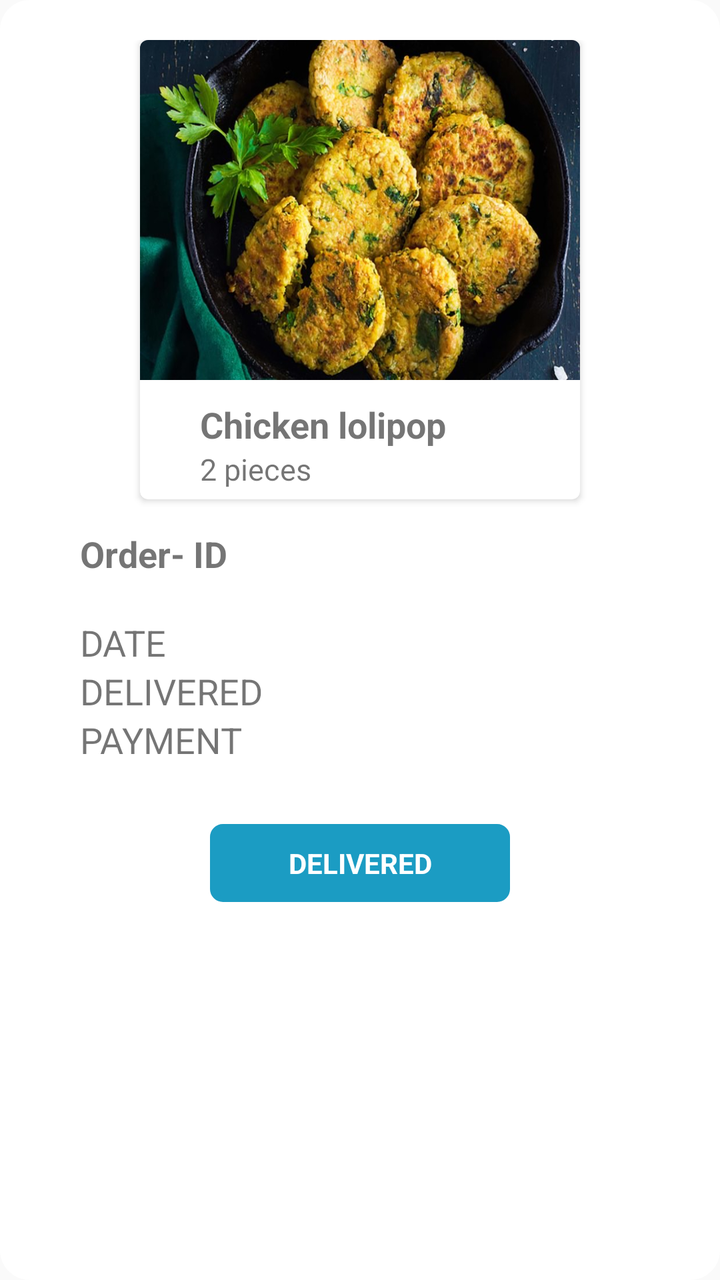
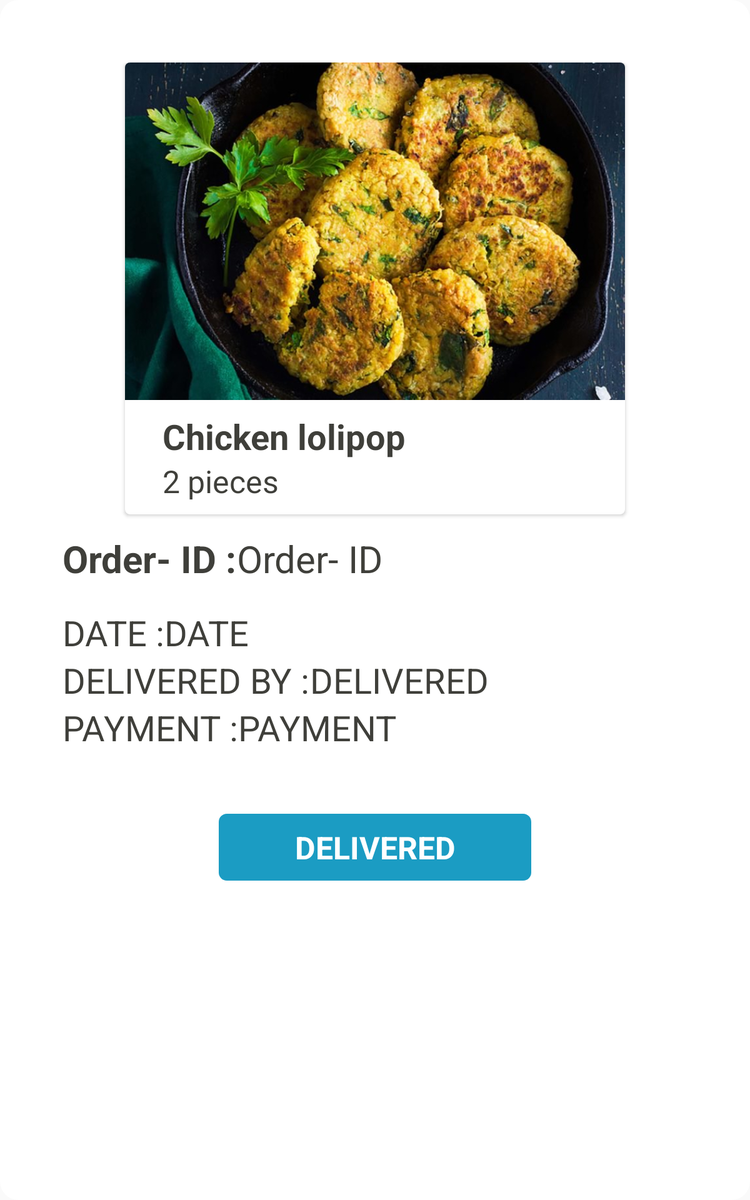

First picture: res/layout/ on a phone held upright. Second picture: the repository's own variant of that layout, on a device whose configuration matches the variant's folder. Source for both follows.
<!-- AndroidManifest.xml: application theme AppThemeNo -->
<!-- res/layout/order_popup.xml -->
<?xml version="1.0" encoding="utf-8"?>
<RelativeLayout xmlns:android="http://schemas.android.com/apk/res/android"
    android:layout_width="wrap_content"
    android:layout_height="wrap_content"
    xmlns:card_view="http://schemas.android.com/apk/res-auto"
    android:background="@drawable/popupbg">


        <LinearLayout
            android:layout_marginBottom="5dp"
            android:orientation="vertical"
            android:layout_margin="20dp"
            android:layout_width="match_parent"
            android:layout_height="wrap_content">

            <androidx.cardview.widget.CardView
                android:layout_width="match_parent"
                android:layout_gravity="center"
                android:layout_marginStart="50dp"
                android:layout_marginEnd="50dp"
                android:layout_marginBottom="10dp"
                android:layout_height="wrap_content"
                card_view:cardCornerRadius="4dp">
                <LinearLayout
                    android:layout_marginBottom="5dp"
                    android:orientation="vertical"
                    android:layout_height="match_parent"
                    android:layout_width="match_parent"
                    >

                    <ImageView
                        android:id="@+id/pizzaImage"
                        android:layout_width="match_parent"
                        android:layout_height="170dp"
                        android:scaleType="fitXY"
                        android:layout_alignParentTop="true"
                        android:layout_centerHorizontal="true"
                        android:src="@drawable/foodone" />

                        <LinearLayout
                            android:layout_width="wrap_content"
                            android:orientation="vertical"
                            android:layout_gravity="left"
                            android:layout_marginTop="10dp"
                            android:layout_marginStart="30dp"
                            android:layout_height="wrap_content">

                            <TextView
                                android:id="@+id/txpizzaName"
                                android:layout_width="wrap_content"
                                android:layout_height="wrap_content"
                                android:text="Chicken lolipop"
                                android:textSize="18sp"
                                android:textStyle="bold" />
                            <TextView
                                android:layout_width="wrap_content"
                                android:layout_height="wrap_content"
                                android:text="2 pieces"
                                android:textSize="15sp" />

                        </LinearLayout>
                </LinearLayout>
            </androidx.cardview.widget.CardView>
            <LinearLayout
                android:layout_width="match_parent"
                android:layout_height="wrap_content"
                android:layout_marginTop="5dp"
                android:layout_below="@+id/pizzaImage"
                android:orientation="vertical">
                <LinearLayout
                    android:layout_width="match_parent"
                    android:orientation="horizontal"
                    android:layout_height="wrap_content">

                    <TextView
                        android:id="@+id/pizzaName"
                        android:layout_width="wrap_content"
                        android:layout_height="wrap_content"
                        android:layout_marginStart="20dp"
                        android:text="Order- ID"
                        android:textSize="18sp"
                        android:textStyle="bold" />
                </LinearLayout>
            </LinearLayout>
            <LinearLayout
                android:layout_width="match_parent"
                android:layout_height="match_parent"
                android:layout_marginTop="20dp"
                android:layout_marginStart="20dp"
                android:orientation="vertical">

                <TextView
                    android:id="@+id/pizzaDesc"
                    android:layout_width="100dp"
                    android:layout_height="wrap_content"
                    android:text="Date"
                    android:textAllCaps="true"
                    android:textSize="18sp"
                    />


                <TextView
                    android:id="@+id/Price"
                    android:layout_width="wrap_content"
                    android:layout_height="wrap_content"
                    android:text="Delivered "
                    android:textAllCaps="true"
                    android:textSize="18sp"
                    />

                <TextView
                    android:id="@+id/pizzaPrice"
                    android:layout_width="108dp"
                    android:layout_height="wrap_content"
                    android:text="payment"
                    android:textAllCaps="true"
                    android:textSize="18sp"
                     />
            </LinearLayout>

            <TextView
                android:id="@+id/view_cart_button_dialog"
                android:layout_width="150dp"
                android:layout_marginTop="30dp"
                android:layout_height="wrap_content"
                android:padding="10dp"
                android:layout_gravity="center"
                android:text="DELIVERED"
                android:textStyle="bold"
                android:background="@drawable/et_bg"
                android:textColor="#fff"
                android:textAlignment="center"/>
        </LinearLayout>

</RelativeLayout>
<!-- resources referenced by this layout -->
<resources>
  <!-- drawable et_bg (drawable) -->
  <shape xmlns:android="http://schemas.android.com/apk/res/android"
      android:shape="rectangle">
      <corners android:topRightRadius="5dp"
          android:bottomRightRadius="5dp"
          android:topLeftRadius="5dp"
          android:bottomLeftRadius="5dp"/>
      <stroke android:color="@color/colorblue"
          android:width="3dp"/>
      <solid
          android:color="@color/colorblue">
      </solid>
  
  
  </shape>
  <!-- drawable foodone: jpg bitmap (drawable-xhdpi, 95533 bytes) -->
  <!-- drawable popupbg (drawable) -->
  <shape xmlns:android="http://schemas.android.com/apk/res/android"
      android:shape="rectangle">
      <corners android:topRightRadius="10dp"
          android:bottomRightRadius="10dp"
          android:topLeftRadius="10dp"
          android:bottomLeftRadius="10dp"/>
      <stroke android:color="@color/colorwhite"
          android:width="10dp"/>
      <solid
          android:color="@color/colorwhite">
      </solid>
  
  
  </shape>
  <style name="AppThemeNo" parent="Theme.AppCompat.Light.NoActionBar">
          
          <item name="colorPrimary">@color/colorblue</item>
          <item name="colorPrimaryDark">@color/colorPrimaryDark</item>
          <item name="colorAccent">@color/colorblue</item>
          <item name="actionBarStyle">@style/AppBarOverlay</item>
      </style>
  <color name="colorblue">#1B9CC3</color>
  <color name="colorwhite">#FFFFFF</color>
  <color name="colorPrimaryDark">#18181A</color>
  <style name="AppBarOverlay" parent="Widget.AppCompat.Light.ActionBar.Solid">
          <item name="elevation">0dp</item>
      </style>
</resources>
<!-- res/layout-large/order_popup.xml (the author's variant of the layout above) -->
<!-- drawn on a 7-inch tablet held upright -->
<?xml version="1.0" encoding="utf-8"?>
<RelativeLayout xmlns:android="http://schemas.android.com/apk/res/android"
    android:layout_width="wrap_content"
    android:layout_height="wrap_content"
    android:layout_gravity="center"
    xmlns:card_view="http://schemas.android.com/apk/res-auto"
    android:background="@drawable/popupbg">


        <LinearLayout
            android:layout_marginBottom="5dp"
            android:orientation="vertical"
            android:layout_margin="50dp"
            android:background="@color/colorwhite"
            android:layout_width="match_parent"
            android:layout_height="wrap_content">

            <androidx.cardview.widget.CardView
                android:layout_width="match_parent"
                android:layout_gravity="center"
                android:layout_marginStart="50dp"
                android:layout_marginEnd="50dp"
                android:background="@color/colorwhite"
                android:layout_marginBottom="10dp"
                android:layout_height="wrap_content"
                card_view:cardCornerRadius="4dp"
                android:elevation="4dp">
                <LinearLayout
                    android:orientation="vertical"
                    android:background="@color/colorwhite"
                    android:layout_height="match_parent"
                    android:elevation="4dp"
                    android:layout_width="match_parent"
                    >

                    <ImageView
                        android:id="@+id/pizzaImage"
                        android:layout_width="match_parent"
                        android:layout_height="270dp"
                        android:scaleType="fitXY"
                        android:layout_alignParentTop="true"
                        android:layout_centerHorizontal="true"
                        android:src="@drawable/foodone" />

                        <LinearLayout
                            android:layout_width="match_parent"
                            android:orientation="vertical"
                            android:background="@color/colorwhite"
                            android:layout_gravity="left"
                            android:layout_marginTop="10dp"
                            android:layout_marginBottom="10dp"
                            android:layout_marginStart="30dp"
                            android:layout_height="wrap_content">

                            <TextView
                                android:id="@+id/txproductName"
                                android:layout_width="wrap_content"
                                android:layout_height="wrap_content"
                                android:text="Chicken lolipop"
                                android:background="@color/colorwhite"
                                android:textColor="@color/colorblack"
                                android:textSize="28sp"
                                android:textStyle="bold" />
                            <TextView
                                android:id="@+id/desc"
                                android:background="@color/colorwhite"
                                android:layout_width="wrap_content"
                                android:layout_height="wrap_content"
                                android:textColor="@color/colorblack"
                                android:text="2 pieces"
                                android:textSize="25sp" />

                        </LinearLayout>
                </LinearLayout>
            </androidx.cardview.widget.CardView>
            <LinearLayout
                android:layout_width="match_parent"
                android:orientation="vertical"
                android:background="@drawable/popupbg"
                android:layout_height="wrap_content">


                            <LinearLayout
                                android:layout_width="match_parent"
                                android:layout_height="wrap_content"
                                android:layout_marginTop="5dp"
                                android:background="@drawable/popupbg"
                                android:layout_below="@+id/pizzaImage"
                                android:orientation="horizontal">
                                    <TextView
                                        android:layout_width="wrap_content"
                                        android:layout_height="wrap_content"
                                        android:text="Order- ID :"
                                        android:background="@color/colorwhite"
                                        android:textColor="@color/colorblack"
                                        android:textSize="30sp"
                                        android:textStyle="bold" />

                                    <TextView
                                        android:id="@+id/txt_orderid"
                                        android:layout_width="wrap_content"
                                        android:layout_height="wrap_content"
                                        android:text="Order- ID"
                                        android:background="@color/colorwhite"
                                        android:textColor="@color/colorblack"
                                        android:textSize="30sp"
                                        />
                            </LinearLayout>
                            <LinearLayout
                                android:layout_width="match_parent"
                                android:background="@drawable/popupbg"
                                android:layout_height="match_parent"
                                android:layout_marginTop="20dp"
                                android:orientation="vertical">
                                <LinearLayout
                                    android:layout_width="wrap_content"
                                    android:orientation="horizontal"
                                    android:layout_height="wrap_content">

                                                <TextView
                                                    android:layout_width="wrap_content"
                                                    android:layout_height="wrap_content"
                                                    android:text="DATE :"
                                                    android:textColor="@color/colorblack"
                                                    android:background="@color/colorwhite"
                                                    android:textAllCaps="true"
                                                    android:textSize="28sp"
                                                    />

                                                <TextView
                                                    android:id="@+id/or_date"
                                                    android:layout_width="100dp"
                                                    android:layout_height="wrap_content"
                                                    android:text="Date"
                                                    android:textColor="@color/colorblack"
                                                    android:background="@color/colorwhite"
                                                    android:textAllCaps="true"
                                                    android:textSize="28sp"
                                                    />
                                </LinearLayout>
                                <LinearLayout
                                    android:layout_width="wrap_content"
                                    android:layout_height="wrap_content">
                                                <TextView
                                                    android:layout_width="wrap_content"
                                                    android:layout_height="wrap_content"
                                                    android:text="DELIVERED BY :"
                                                    android:textColor="@color/colorblack"
                                                    android:background="@color/colorwhite"
                                                    android:textAllCaps="true"
                                                    android:textSize="28sp"
                                                    />

                                                <TextView
                                                    android:id="@+id/or_deliver"
                                                    android:layout_width="wrap_content"
                                                    android:layout_height="wrap_content"
                                                    android:text="Delivered "
                                                    android:textColor="@color/colorblack"
                                                    android:background="@color/colorwhite"
                                                    android:textAllCaps="true"
                                                    android:textSize="28sp"
                                                    />
                                </LinearLayout>
                                <LinearLayout
                                    android:layout_width="wrap_content"
                                    android:layout_height="wrap_content">

                                                <TextView
                                                    android:layout_width="wrap_content"
                                                    android:layout_height="wrap_content"
                                                    android:text="PAYMENT :"
                                                    android:textColor="@color/colorblack"
                                                    android:background="@color/colorwhite"
                                                    android:textAllCaps="true"
                                                    android:textSize="28sp"
                                                    />

                                                <TextView
                                                    android:id="@+id/or_payment"
                                                    android:layout_width="wrap_content"
                                                    android:layout_height="wrap_content"
                                                    android:text="payment"
                                                    android:textColor="@color/colorblack"
                                                    android:background="@color/colorwhite"
                                                    android:textAllCaps="true"
                                                    android:textSize="28sp"
                                                     />
                                </LinearLayout>
                            </LinearLayout>
            </LinearLayout>


            <TextView
                android:id="@+id/view_cart_button_dialog"
                android:layout_width="250dp"
                android:layout_marginTop="50dp"
                android:layout_height="wrap_content"
                android:padding="10dp"
                android:layout_gravity="center"
                android:text="DELIVERED"
                android:textStyle="bold"
                android:background="@drawable/et_bg"
                android:textColor="#fff"
                android:textSize="25sp"
                android:textAlignment="center"/>

        </LinearLayout>

</RelativeLayout>
<!-- resources referenced by the variant -->
<!-- as a 7-inch tablet held upright resolves them -->
<resources>
  <color name="colorblack">#3F3F3A</color>
  <color name="colorwhite">#FFFFFF</color>
  <!-- drawable et_bg (drawable) -->
  <shape xmlns:android="http://schemas.android.com/apk/res/android"
      android:shape="rectangle">
      <corners android:topRightRadius="5dp"
          android:bottomRightRadius="5dp"
          android:topLeftRadius="5dp"
          android:bottomLeftRadius="5dp"/>
      <stroke android:color="@color/colorblue"
          android:width="3dp"/>
      <solid
          android:color="@color/colorblue">
      </solid>
  
  
  </shape>
  <!-- drawable foodone: jpg bitmap (drawable-xhdpi, 95533 bytes) -->
  <!-- drawable popupbg (drawable) -->
  <shape xmlns:android="http://schemas.android.com/apk/res/android"
      android:shape="rectangle">
      <corners android:topRightRadius="10dp"
          android:bottomRightRadius="10dp"
          android:topLeftRadius="10dp"
          android:bottomLeftRadius="10dp"/>
      <stroke android:color="@color/colorwhite"
          android:width="10dp"/>
      <solid
          android:color="@color/colorwhite">
      </solid>
  
  
  </shape>
  <style name="AppThemeNo" parent="Theme.AppCompat.Light.NoActionBar">
          
          <item name="colorPrimary">@color/colorblue</item>
          <item name="colorPrimaryDark">@color/colorPrimaryDark</item>
          <item name="colorAccent">@color/colorblue</item>
          <item name="actionBarStyle">@style/AppBarOverlay</item>
      </style>
  <color name="colorblue">#1B9CC3</color>
  <color name="colorPrimaryDark">#18181A</color>
  <style name="AppBarOverlay" parent="Widget.AppCompat.Light.ActionBar.Solid">
          <item name="elevation">0dp</item>
      </style>
</resources>
